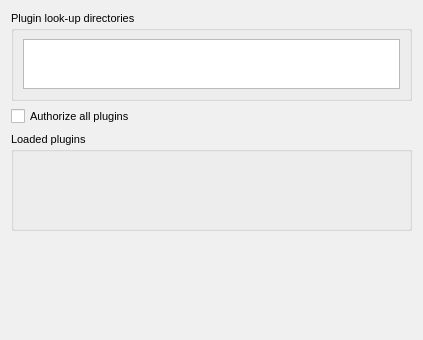
<?xml version="1.0" encoding="UTF-8"?>
<ui version="4.0">
 <class>PluginsPage</class>
 <widget class="QWidget" name="PluginsPage">
  <property name="geometry">
   <rect>
    <x>0</x>
    <y>0</y>
    <width>423</width>
    <height>340</height>
   </rect>
  </property>
  <property name="sizePolicy">
   <sizepolicy hsizetype="Expanding" vsizetype="Expanding">
    <horstretch>0</horstretch>
    <verstretch>0</verstretch>
   </sizepolicy>
  </property>
  <property name="palette">
   <palette>
    <active>
     <colorrole role="WindowText">
      <brush brushstyle="SolidPattern">
       <color alpha="255">
        <red>0</red>
        <green>0</green>
        <blue>0</blue>
       </color>
      </brush>
     </colorrole>
     <colorrole role="Button">
      <brush brushstyle="SolidPattern">
       <color alpha="255">
        <red>208</red>
        <green>208</green>
        <blue>208</blue>
       </color>
      </brush>
     </colorrole>
     <colorrole role="Light">
      <brush brushstyle="SolidPattern">
       <color alpha="255">
        <red>255</red>
        <green>255</green>
        <blue>255</blue>
       </color>
      </brush>
     </colorrole>
     <colorrole role="Midlight">
      <brush brushstyle="SolidPattern">
       <color alpha="255">
        <red>247</red>
        <green>247</green>
        <blue>247</blue>
       </color>
      </brush>
     </colorrole>
     <colorrole role="Dark">
      <brush brushstyle="SolidPattern">
       <color alpha="255">
        <red>104</red>
        <green>104</green>
        <blue>104</blue>
       </color>
      </brush>
     </colorrole>
     <colorrole role="Mid">
      <brush brushstyle="SolidPattern">
       <color alpha="255">
        <red>139</red>
        <green>139</green>
        <blue>139</blue>
       </color>
      </brush>
     </colorrole>
     <colorrole role="Text">
      <brush brushstyle="SolidPattern">
       <color alpha="255">
        <red>0</red>
        <green>0</green>
        <blue>0</blue>
       </color>
      </brush>
     </colorrole>
     <colorrole role="BrightText">
      <brush brushstyle="SolidPattern">
       <color alpha="255">
        <red>255</red>
        <green>255</green>
        <blue>255</blue>
       </color>
      </brush>
     </colorrole>
     <colorrole role="ButtonText">
      <brush brushstyle="SolidPattern">
       <color alpha="255">
        <red>0</red>
        <green>0</green>
        <blue>0</blue>
       </color>
      </brush>
     </colorrole>
     <colorrole role="Base">
      <brush brushstyle="SolidPattern">
       <color alpha="255">
        <red>255</red>
        <green>255</green>
        <blue>255</blue>
       </color>
      </brush>
     </colorrole>
     <colorrole role="Window">
      <brush brushstyle="SolidPattern">
       <color alpha="255">
        <red>240</red>
        <green>240</green>
        <blue>240</blue>
       </color>
      </brush>
     </colorrole>
     <colorrole role="Shadow">
      <brush brushstyle="SolidPattern">
       <color alpha="255">
        <red>0</red>
        <green>0</green>
        <blue>0</blue>
       </color>
      </brush>
     </colorrole>
     <colorrole role="Highlight">
      <brush brushstyle="SolidPattern">
       <color alpha="255">
        <red>0</red>
        <green>0</green>
        <blue>128</blue>
       </color>
      </brush>
     </colorrole>
     <colorrole role="HighlightedText">
      <brush brushstyle="SolidPattern">
       <color alpha="255">
        <red>255</red>
        <green>255</green>
        <blue>255</blue>
       </color>
      </brush>
     </colorrole>
     <colorrole role="Link">
      <brush brushstyle="SolidPattern">
       <color alpha="255">
        <red>0</red>
        <green>0</green>
        <blue>255</blue>
       </color>
      </brush>
     </colorrole>
     <colorrole role="LinkVisited">
      <brush brushstyle="SolidPattern">
       <color alpha="255">
        <red>255</red>
        <green>0</green>
        <blue>255</blue>
       </color>
      </brush>
     </colorrole>
     <colorrole role="AlternateBase">
      <brush brushstyle="SolidPattern">
       <color alpha="255">
        <red>231</red>
        <green>231</green>
        <blue>231</blue>
       </color>
      </brush>
     </colorrole>
    </active>
    <inactive>
     <colorrole role="WindowText">
      <brush brushstyle="SolidPattern">
       <color alpha="255">
        <red>0</red>
        <green>0</green>
        <blue>0</blue>
       </color>
      </brush>
     </colorrole>
     <colorrole role="Button">
      <brush brushstyle="SolidPattern">
       <color alpha="255">
        <red>208</red>
        <green>208</green>
        <blue>208</blue>
       </color>
      </brush>
     </colorrole>
     <colorrole role="Light">
      <brush brushstyle="SolidPattern">
       <color alpha="255">
        <red>255</red>
        <green>255</green>
        <blue>255</blue>
       </color>
      </brush>
     </colorrole>
     <colorrole role="Midlight">
      <brush brushstyle="SolidPattern">
       <color alpha="255">
        <red>247</red>
        <green>247</green>
        <blue>247</blue>
       </color>
      </brush>
     </colorrole>
     <colorrole role="Dark">
      <brush brushstyle="SolidPattern">
       <color alpha="255">
        <red>104</red>
        <green>104</green>
        <blue>104</blue>
       </color>
      </brush>
     </colorrole>
     <colorrole role="Mid">
      <brush brushstyle="SolidPattern">
       <color alpha="255">
        <red>139</red>
        <green>139</green>
        <blue>139</blue>
       </color>
      </brush>
     </colorrole>
     <colorrole role="Text">
      <brush brushstyle="SolidPattern">
       <color alpha="255">
        <red>0</red>
        <green>0</green>
        <blue>0</blue>
       </color>
      </brush>
     </colorrole>
     <colorrole role="BrightText">
      <brush brushstyle="SolidPattern">
       <color alpha="255">
        <red>255</red>
        <green>255</green>
        <blue>255</blue>
       </color>
      </brush>
     </colorrole>
     <colorrole role="ButtonText">
      <brush brushstyle="SolidPattern">
       <color alpha="255">
        <red>0</red>
        <green>0</green>
        <blue>0</blue>
       </color>
      </brush>
     </colorrole>
     <colorrole role="Base">
      <brush brushstyle="SolidPattern">
       <color alpha="255">
        <red>255</red>
        <green>255</green>
        <blue>255</blue>
       </color>
      </brush>
     </colorrole>
     <colorrole role="Window">
      <brush brushstyle="SolidPattern">
       <color alpha="255">
        <red>240</red>
        <green>240</green>
        <blue>240</blue>
       </color>
      </brush>
     </colorrole>
     <colorrole role="Shadow">
      <brush brushstyle="SolidPattern">
       <color alpha="255">
        <red>0</red>
        <green>0</green>
        <blue>0</blue>
       </color>
      </brush>
     </colorrole>
     <colorrole role="Highlight">
      <brush brushstyle="SolidPattern">
       <color alpha="255">
        <red>192</red>
        <green>192</green>
        <blue>192</blue>
       </color>
      </brush>
     </colorrole>
     <colorrole role="HighlightedText">
      <brush brushstyle="SolidPattern">
       <color alpha="255">
        <red>0</red>
        <green>0</green>
        <blue>0</blue>
       </color>
      </brush>
     </colorrole>
     <colorrole role="Link">
      <brush brushstyle="SolidPattern">
       <color alpha="255">
        <red>0</red>
        <green>0</green>
        <blue>255</blue>
       </color>
      </brush>
     </colorrole>
     <colorrole role="LinkVisited">
      <brush brushstyle="SolidPattern">
       <color alpha="255">
        <red>255</red>
        <green>0</green>
        <blue>255</blue>
       </color>
      </brush>
     </colorrole>
     <colorrole role="AlternateBase">
      <brush brushstyle="SolidPattern">
       <color alpha="255">
        <red>231</red>
        <green>231</green>
        <blue>231</blue>
       </color>
      </brush>
     </colorrole>
    </inactive>
    <disabled>
     <colorrole role="WindowText">
      <brush brushstyle="SolidPattern">
       <color alpha="255">
        <red>104</red>
        <green>104</green>
        <blue>104</blue>
       </color>
      </brush>
     </colorrole>
     <colorrole role="Button">
      <brush brushstyle="SolidPattern">
       <color alpha="255">
        <red>208</red>
        <green>208</green>
        <blue>208</blue>
       </color>
      </brush>
     </colorrole>
     <colorrole role="Light">
      <brush brushstyle="SolidPattern">
       <color alpha="255">
        <red>255</red>
        <green>255</green>
        <blue>255</blue>
       </color>
      </brush>
     </colorrole>
     <colorrole role="Midlight">
      <brush brushstyle="SolidPattern">
       <color alpha="255">
        <red>247</red>
        <green>247</green>
        <blue>247</blue>
       </color>
      </brush>
     </colorrole>
     <colorrole role="Dark">
      <brush brushstyle="SolidPattern">
       <color alpha="255">
        <red>104</red>
        <green>104</green>
        <blue>104</blue>
       </color>
      </brush>
     </colorrole>
     <colorrole role="Mid">
      <brush brushstyle="SolidPattern">
       <color alpha="255">
        <red>139</red>
        <green>139</green>
        <blue>139</blue>
       </color>
      </brush>
     </colorrole>
     <colorrole role="Text">
      <brush brushstyle="SolidPattern">
       <color alpha="255">
        <red>104</red>
        <green>104</green>
        <blue>104</blue>
       </color>
      </brush>
     </colorrole>
     <colorrole role="BrightText">
      <brush brushstyle="SolidPattern">
       <color alpha="255">
        <red>255</red>
        <green>255</green>
        <blue>255</blue>
       </color>
      </brush>
     </colorrole>
     <colorrole role="ButtonText">
      <brush brushstyle="SolidPattern">
       <color alpha="255">
        <red>104</red>
        <green>104</green>
        <blue>104</blue>
       </color>
      </brush>
     </colorrole>
     <colorrole role="Base">
      <brush brushstyle="SolidPattern">
       <color alpha="255">
        <red>240</red>
        <green>240</green>
        <blue>240</blue>
       </color>
      </brush>
     </colorrole>
     <colorrole role="Window">
      <brush brushstyle="SolidPattern">
       <color alpha="255">
        <red>240</red>
        <green>240</green>
        <blue>240</blue>
       </color>
      </brush>
     </colorrole>
     <colorrole role="Shadow">
      <brush brushstyle="SolidPattern">
       <color alpha="255">
        <red>0</red>
        <green>0</green>
        <blue>0</blue>
       </color>
      </brush>
     </colorrole>
     <colorrole role="Highlight">
      <brush brushstyle="SolidPattern">
       <color alpha="255">
        <red>0</red>
        <green>0</green>
        <blue>128</blue>
       </color>
      </brush>
     </colorrole>
     <colorrole role="HighlightedText">
      <brush brushstyle="SolidPattern">
       <color alpha="255">
        <red>255</red>
        <green>255</green>
        <blue>255</blue>
       </color>
      </brush>
     </colorrole>
     <colorrole role="Link">
      <brush brushstyle="SolidPattern">
       <color alpha="255">
        <red>0</red>
        <green>0</green>
        <blue>255</blue>
       </color>
      </brush>
     </colorrole>
     <colorrole role="LinkVisited">
      <brush brushstyle="SolidPattern">
       <color alpha="255">
        <red>255</red>
        <green>0</green>
        <blue>255</blue>
       </color>
      </brush>
     </colorrole>
     <colorrole role="AlternateBase">
      <brush brushstyle="SolidPattern">
       <color alpha="255">
        <red>231</red>
        <green>231</green>
        <blue>231</blue>
       </color>
      </brush>
     </colorrole>
    </disabled>
   </palette>
  </property>
  <property name="font">
   <font>
    <family>Arial</family>
    <pointsize>8</pointsize>
    <weight>50</weight>
    <italic>false</italic>
    <bold>false</bold>
    <underline>false</underline>
    <strikeout>false</strikeout>
   </font>
  </property>
  <property name="contextMenuPolicy">
   <enum>Qt::NoContextMenu</enum>
  </property>
  <layout class="QGridLayout" name="gridLayout_3">
   <item row="4" column="0">
    <spacer name="verticalSpacer">
     <property name="orientation">
      <enum>Qt::Vertical</enum>
     </property>
     <property name="sizeHint" stdset="0">
      <size>
       <width>20</width>
       <height>40</height>
      </size>
     </property>
    </spacer>
   </item>
   <item row="2" column="0">
    <widget class="QGroupBox" name="groupBox">
     <property name="title">
      <string>Loaded plugins</string>
     </property>
     <layout class="QVBoxLayout" name="verticalLayout_4">
      <item>
       <layout class="QVBoxLayout" name="_pluginsLayout">
        <item>
         <spacer name="verticalSpacer_2">
          <property name="orientation">
           <enum>Qt::Vertical</enum>
          </property>
          <property name="sizeHint" stdset="0">
           <size>
            <width>20</width>
            <height>40</height>
           </size>
          </property>
         </spacer>
        </item>
       </layout>
      </item>
     </layout>
    </widget>
   </item>
   <item row="1" column="0">
    <widget class="QCheckBox" name="enableAll">
     <property name="text">
      <string>Authorize all plugins</string>
     </property>
    </widget>
   </item>
   <item row="0" column="0">
    <widget class="QGroupBox" name="groupBox_2">
     <property name="title">
      <string>Plugin look-up directories</string>
     </property>
     <layout class="QVBoxLayout" name="verticalLayout">
      <item>
       <widget class="QTextBrowser" name="_lookupDirectories_TB">
        <property name="sizePolicy">
         <sizepolicy hsizetype="Expanding" vsizetype="Maximum">
          <horstretch>0</horstretch>
          <verstretch>0</verstretch>
         </sizepolicy>
        </property>
        <property name="maximumSize">
         <size>
          <width>16777215</width>
          <height>50</height>
         </size>
        </property>
       </widget>
      </item>
     </layout>
    </widget>
   </item>
  </layout>
 </widget>
 <resources/>
 <connections/>
</ui>
